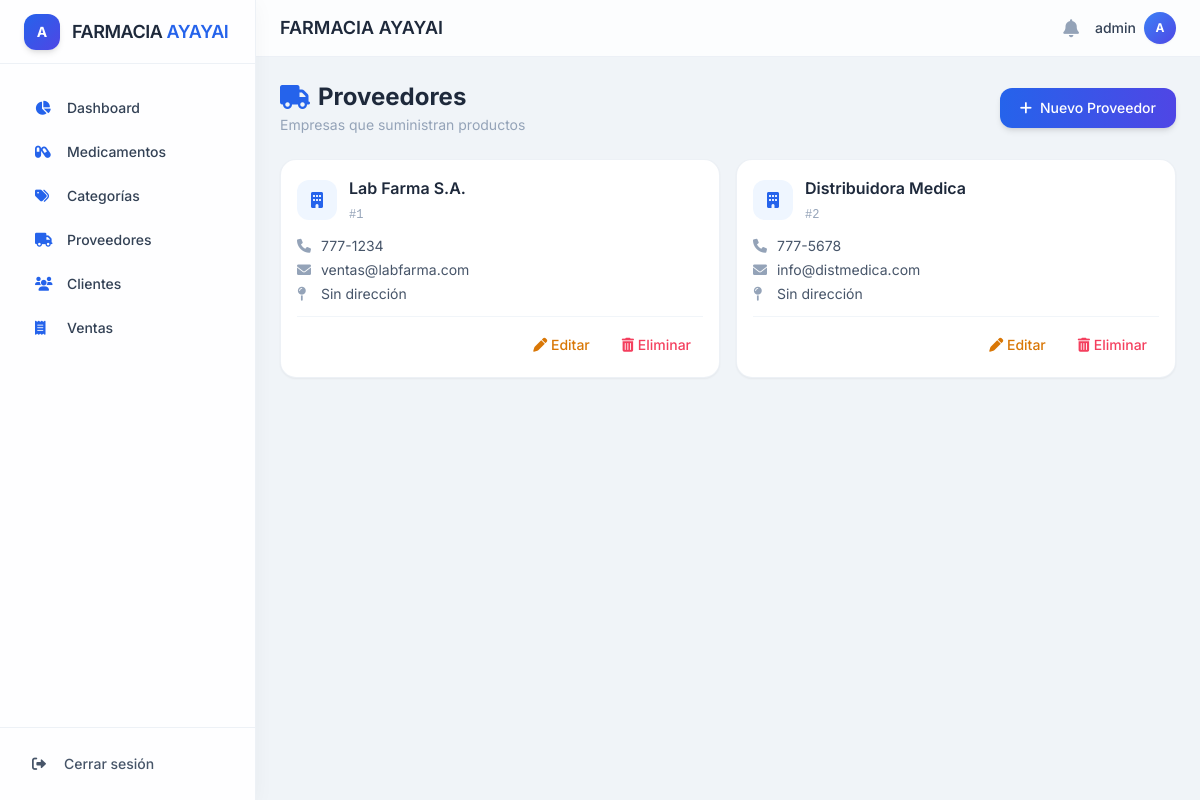
/proveedores (signed in), run on the app's committed database.
### app/models.py (models this page shows, shortened)
class Usuario(UserMixin, db.Model):
    __tablename__ = 'usuarios'
    id = db.Column(db.Integer, primary_key=True)
    username = db.Column(db.String(100), unique=True, nullable=False)
    password_hash = db.Column(db.String(200), nullable=False)
    rol_id = db.Column(db.Integer, db.ForeignKey('roles.id'), nullable=False)

class Proveedor(db.Model):
    __tablename__ = 'proveedores'
    id = db.Column(db.Integer, primary_key=True)
    nombre = db.Column(db.String(100), nullable=False)
    telefono = db.Column(db.String(20))
    email = db.Column(db.String(100))
    direccion = db.Column(db.String(200))

### app/routes.py (the view)
@bp.route('/proveedores')
@login_required
def proveedores_listar():
    from app.models import Proveedor
    proveedores = Proveedor.query.all()
    return render_template('proveedores/listar.html', proveedores=proveedores)

### app/__init__.py (called while the page is built)
@login_manager.user_loader
def load_user(user_id):
    from app.models import Usuario
    return Usuario.query.get(int(user_id))

### app/templates/proveedores/listar.html (shortened to what this page needs)
{% extends "base.html" %}
{% block content %}
<div class="flex flex-wrap justify-between items-center gap-3 mb-6">
    <div>
        <h2 class="text-2xl font-bold text-slate-800 flex items-center gap-2">
            <i class="fas fa-truck text-blue-600"></i> Proveedores
        </h2>
        <p class="text-sm text-slate-400 mt-0.5">Empresas que suministran productos</p>
    </div>
    <a href="/proveedores/crear" class="inline-flex items-center gap-2 bg-gradient-to-r from-blue-600 to-indigo-600 hover:from-blue-700 hover:to-indigo-700 text-white px-5 py-2.5 rounded-xl text-sm font-medium shadow-md hover:shadow-lg transition-all duration-200">
        <i class="fas fa-plus"></i> Nuevo Proveedor
    </a>
</div>
<div class="grid grid-cols-1 md:grid-cols-2 xl:grid-cols-3 gap-4">
    {% for p in proveedores %}
    <div class="group bg-white rounded-2xl shadow-sm border border-slate-200/60 hover:shadow-lg hover:border-blue-200 transition-all duration-200 p-4">
        <div class="flex items-start justify-between">
            <div class="flex items-center gap-3">
                <div class="h-10 w-10 rounded-xl bg-blue-50 flex items-center justify-center text-blue-600 group-hover:scale-105 transition">
                    <i class="fas fa-building"></i>
                </div>
                <div>
                    <h3 class="font-semibold text-slate-800 group-hover:text-blue-600 transition">{{ p.nombre }}</h3>
                    <span class="text-xs font-mono text-slate-400">#{{ p.id }}</span>
                </div>
            </div>
        </div>
        <div class="mt-3 space-y-1 text-sm">
            <p class="text-slate-600"><i class="fas fa-phone text-slate-400 w-5"></i> {{ p.telefono or 'Sin teléfono' }}</p>
            <p class="text-slate-600"><i class="fas fa-envelope text-slate-400 w-5"></i> {{ p.email or 'Sin email' }}</p>
            <p class="text-slate-600"><i class="fas fa-map-pin text-slate-400 w-5"></i> {{ p.direccion or 'Sin dirección' }}</p>
        </div>
        <div class="flex justify-end gap-2 mt-3 pt-3 border-t border-slate-100">
            <a href="/proveedores/editar/{{ p.id }}" class="text-amber-600 hover:text-amber-800 hover:bg-amber-50 px-3 py-1.5 rounded-lg text-sm transition font-medium">
                <i class="fas fa-pen"></i> Editar
            </a>
            <a href="/proveedores/eliminar/{{ p.id }}" class="text-rose-500 hover:text-rose-700 hover:bg-rose-50 px-3 py-1.5 rounded-lg text-sm transition font-medium" onclick="return confirm('¿Eliminar proveedor?')">
                <i class="fas fa-trash-alt"></i> Eliminar
            </a>
        </div>
    </div>
    {% endfor %}
</div>
{% endblock %}

### app/templates/base.html (shortened to what this page needs)
<!DOCTYPE html>
<html lang="es">
<head>
    <script src="https://cdn.tailwindcss.com"></script>
    <link rel="stylesheet" href="https://cdnjs.cloudflare.com/ajax/libs/font-awesome/6.0.0-beta3/css/all.min.css" />
</head>
<body>
<aside class="fixed inset-y-0 left-0 z-50 w-64 bg-white/90 backdrop-blur-md shadow-soft border-r border-slate-200/60 hidden md:flex flex-col">
    <div class="flex items-center gap-3 px-6 h-16 border-b border-slate-200/60">
        <div class="h-9 w-9 rounded-xl bg-gradient-to-br from-blue-600 to-indigo-600 flex items-center justify-center text-white font-bold text-sm shadow-md">A</div>
        <span class="text-lg font-semibold text-slate-800 tracking-tight">FARMACIA <span class="text-blue-600">AYAYAI</span></span>
    </div>
    <nav class="flex-1 overflow-y-auto py-6 px-4 space-y-1">
        <a href="/dashboard" class="sidebar-link active flex items-center gap-3 px-4 py-2.5 rounded-lg text-slate-700 text-sm font-medium"><i class="fas fa-chart-pie w-5 text-blue-600"></i> Dashboard</a>
        <a href="/medicamentos" class="sidebar-link flex items-center gap-3 px-4 py-2.5 rounded-lg text-slate-700 text-sm font-medium"><i class="fas fa-capsules w-5 text-blue-600"></i> Medicamentos</a>
        <a href="/categorias" class="sidebar-link flex items-center gap-3 px-4 py-2.5 rounded-lg text-slate-700 text-sm font-medium"><i class="fas fa-tags w-5 text-blue-600"></i> Categorías</a>
        <a href="/proveedores" class="sidebar-link flex items-center gap-3 px-4 py-2.5 rounded-lg text-slate-700 text-sm font-medium"><i class="fas fa-truck w-5 text-blue-600"></i> Proveedores</a>
        <a href="/clientes" class="sidebar-link flex items-center gap-3 px-4 py-2.5 rounded-lg text-slate-700 text-sm font-medium"><i class="fas fa-users w-5 text-blue-600"></i> Clientes</a>
        <a href="/ventas" class="sidebar-link flex items-center gap-3 px-4 py-2.5 rounded-lg text-slate-700 text-sm font-medium"><i class="fas fa-receipt w-5 text-blue-600"></i> Ventas</a>
    </nav>
    <div class="border-t border-slate-200/60 p-4">
        <a href="/logout" class="flex items-center gap-3 px-4 py-2.5 rounded-lg text-slate-600 hover:bg-red-50 hover:text-red-600 transition text-sm font-medium"><i class="fas fa-sign-out-alt w-5"></i> Cerrar sesión</a>
    </div>
</aside>
<div class="flex-1 md:ml-64 min-h-screen">
    <header class="sticky top-0 z-40 bg-white/80 backdrop-blur-sm border-b border-slate-200/60 px-6 py-3 flex items-center justify-between">
        <div class="flex items-center gap-4">
            <h2 class="text-lg font-semibold text-slate-800">FARMACIA AYAYAI</h2>
        </div>
        <div class="flex items-center gap-4">
            <i class="fas fa-bell text-slate-400 hover:text-slate-600 cursor-pointer transition text-lg"></i>
            <div class="flex items-center gap-2">
                <span class="text-sm font-medium text-slate-700 hidden sm:block">{{ current_user.username }}</span>
                <div class="h-8 w-8 rounded-full bg-gradient-to-br from-blue-500 to-indigo-600 flex items-center justify-center text-white text-xs font-bold shadow-sm">A</div>
            </div>
        </div>
    </header>
    <main class="p-6">
        {% block content %}{% endblock %}
    </main>
</div>
</body>
</html>

### app/templates/base.html (style rules this page uses)
* { font-family: 'Inter', sans-serif; }
body { background: #f0f4f8; }
.sidebar-link { transition: all 0.2s ease; border-left: 3px solid transparent; }
.shadow-soft { box-shadow: 0 4px 20px rgba(0,0,0,0.04); }

### data on the page
Usuario: username "admin"
Proveedor: nombre "Lab Farma S.A.", id "1", telefono "777-1234", email "ventas@labfarma.com", direccion "Sin dirección"
Proveedor: nombre "Distribuidora Medica", id "2", telefono "777-5678", email "info@distmedica.com", direccion "Sin dirección"
